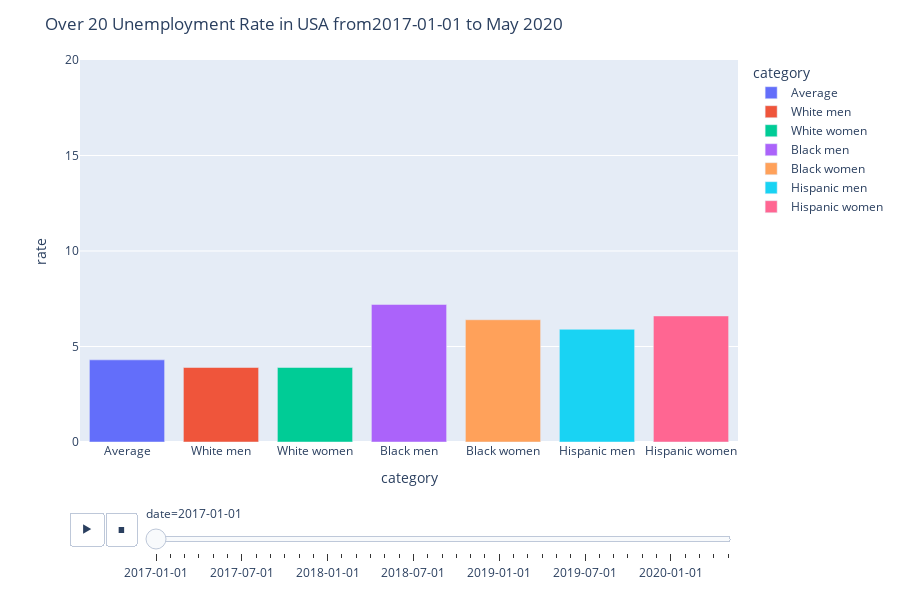

This figure's notebook cell:
### Code cell
fig = px.bar(df, x="category", y="rate", color="category",
   animation_frame="date", animation_group="category", 
   range_y=[0,20])
fig.update_layout(
    height=600,
    title_text='Over 20 Unemployment Rate in USA from'+datefrom+' to May 2020'
)

report.append(dp.Plot(fig))

fig.show()

### Figure 1 — Plotly figure (JSON) as saved in the notebook; plotly's stock layout.template omitted (floating-point values rounded to 4 significant figures)
{"data": [{"alignmentgroup": "True", "hovertemplate": "category=%{x}<br>date=2017-01-01<br>rate=%{y}<extra></extra>", "ids": ["Average"], "legendgroup": "Average", "marker": {"color": "#636efa"}, "name": "Average", "offsetgroup": "Average", "orientation": "v", "showlegend": true, "textposition": "auto", "type": "bar", "x": ["Average"], "xaxis": "x", "y": [4.3], "yaxis": "y"}, {"alignmentgroup": "True", "hovertemplate": "category=%{x}<br>date=2017-01-01<br>rate=%{y}<extra></extra>", "ids": ["White men"], "legendgroup": "White men", "marker": {"color": "#EF553B"}, "name": "White men", "offsetgroup": "White men", "orientation": "v", "showlegend": true, "textposition": "auto", "type": "bar", "x": ["White men"], "xaxis": "x", "y": [3.9], "yaxis": "y"}, {"alignmentgroup": "True", "hovertemplate": "category=%{x}<br>date=2017-01-01<br>rate=%{y}<extra></extra>", "ids": ["White women"], "legendgroup": "White women", "marker": {"color": "#00cc96"}, "name": "White women", "offsetgroup": "White women", "orientation": "v", "showlegend": true, "textposition": "auto", "type": "bar", "x": ["White women"], "xaxis": "x", "y": [3.9], "yaxis": "y"}, {"alignmentgroup": "True", "hovertemplate": "category=%{x}<br>date=2017-01-01<br>rate=%{y}<extra></extra>", "ids": ["Black men"], "legendgroup": "Black men", "marker": {"color": "#ab63fa"}, "name": "Black men", "offsetgroup": "Black men", "orientation": "v", "showlegend": true, "textposition": "auto", "type": "bar", "x": ["Black men"], "xaxis": "x", "y": [7.2], "yaxis": "y"}, {"alignmentgroup": "True", "hovertemplate": "category=%{x}<br>date=2017-01-01<br>rate=%{y}<extra></extra>", "ids": ["Black women"], "legendgroup": "Black women", "marker": {"color": "#FFA15A"}, "name": "Black women", "offsetgroup": "Black women", "orientation": "v", "showlegend": true, "textposition": "auto", "type": "bar", "x": ["Black women"], "xaxis": "x", "y": [6.4], "yaxis": "y"}, {"alignmentgroup": "True", "hovertemplate": "category=%{x}<br>date=2017-01-01<br>rate=%{y}<extra></extra>", "ids": ["Hispanic men"], "legendgroup": "Hispanic men", "marker": {"color": "#19d3f3"}, "name": "Hispanic men", "offsetgroup": "Hispanic men", "orientation": "v", "showlegend": true, "textposition": "auto", "type": "bar", "x": ["Hispanic men"], "xaxis": "x", "y": [5.9], "yaxis": "y"}, {"alignmentgroup": "True", "hovertemplate": "category=%{x}<br>date=2017-01-01<br>rate=%{y}<extra></extra>", "ids": ["Hispanic women"], "legendgroup": "Hispanic women", "marker": {"color": "#FF6692"}, "name": "Hispanic women", "offsetgroup": "Hispanic women", "orientation": "v", "showlegend": true, "textposition": "auto", "type": "bar", "x": ["Hispanic women"], "xaxis": "x", "y": [6.6], "yaxis": "y"}], "layout": {"barmode": "relative", "height": 600, "legend": {"title": {"text": "category"}, "tracegroupgap": 0}, "margin": {"t": 60}, "sliders": [{"active": 0, "currentvalue": {"prefix": "date="}, "len": 0.9, "pad": {"b": 10, "t": 60}, "steps": [{"args": [["2017-01-01"], {"frame": {"duration": 0, "redraw": true}, "fromcurrent": true, "mode": "immediate", "transition": {"duration": 0, "easing": "linear"}}], "label": "2017-01-01", "method": "animate"}, {"args": [["2017-02-01"], {"frame": {"duration": 0, "redraw": true}, "fromcurrent": true, "mode": "immediate", "transition": {"duration": 0, "easing": "linear"}}], "label": "2017-02-01", "method": "animate"}, {"args": [["2017-03-01"], {"frame": {"duration": 0, "redraw": true}, "fromcurrent": true, "mode": "immediate", "transition": {"duration": 0, "easing": "linear"}}], "label": "2017-03-01", "method": "animate"}, {"args": [["2017-04-01"], {"frame": {"duration": 0, "redraw": true}, "fromcurrent": true, "mode": "immediate", "transition": {"duration": 0, "easing": "linear"}}], "label": "2017-04-01", "method": "animate"}, {"args": [["2017-05-01"], {"frame": {"duration": 0, "redraw": true}, "fromcurrent": true, "mode": "immediate", "transition": {"duration": 0, "easing": "linear"}}], "label": "2017-05-01", "method": "animate"}, {"args": [["2017-06-01"], {"frame": {"duration": 0, "redraw": true}, "fromcurrent": true, "mode": "immediate", "transition": {"duration": 0, "easing": "linear"}}], "label": "2017-06-01", "method": "animate"}, {"args": [["2017-07-01"], {"frame": {"duration": 0, "redraw": true}, "fromcurrent": true, "mode": "immediate", "transition": {"duration": 0, "easing": "linear"}}], "label": "2017-07-01", "method": "animate"}, {"args": [["2017-08-01"], {"frame": {"duration": 0, "redraw": true}, "fromcurrent": true, "mode": "immediate", "transition": {"duration": 0, "easing": "linear"}}], "label": "2017-08-01", "method": "animate"}, {"args": [["2017-09-01"], {"frame": {"duration": 0, "redraw": true}, "fromcurrent": true, "mode": "immediate", "transition": {"duration": 0, "easing": "linear"}}], "label": "2017-09-01", "method": "animate"}, {"args": [["2017-10-01"], {"frame": {"duration": 0, "redraw": true}, "fromcurrent": true, "mode": "immediate", "transition": {"duration": 0, "easing": "linear"}}], "label": "2017-10-01", "method": "animate"}, {"args": [["2017-11-01"], {"frame": {"duration": 0, "redraw": true}, "fromcurrent": true, "mode": "immediate", "transition": {"duration": 0, "easing": "linear"}}], "label": "2017-11-01", "method": "animate"}, {"args": [["2017-12-01"], {"frame": {"duration": 0, "redraw": true}, "fromcurrent": true, "mode": "immediate", "transition": {"duration": 0, "easing": "linear"}}], "label": "2017-12-01", "method": "animate"}, {"args": [["2018-01-01"], {"frame": {"duration": 0, "redraw": true}, "fromcurrent": true, "mode": "immediate", "transition": {"duration": 0, "easing": "linear"}}], "label": "2018-01-01", "method": "animate"}, {"args": [["2018-02-01"], {"frame": {"duration": 0, "redraw": true}, "fromcurrent": true, "mode": "immediate", "transition": {"duration": 0, "easing": "linear"}}], "label": "2018-02-01", "method": "animate"}, {"args": [["2018-03-01"], {"frame": {"duration": 0, "redraw": true}, "fromcurrent": true, "mode": "immediate", "transition": {"duration": 0, "easing": "linear"}}], "label": "2018-03-01", "method": "animate"}, {"args": [["2018-04-01"], {"frame": {"duration": 0, "redraw": true}, "fromcurrent": true, "mode": "immediate", "transition": {"duration": 0, "easing": "linear"}}], "label": "2018-04-01", "method": "animate"}, {"args": [["2018-05-01"], {"frame": {"duration": 0, "redraw": true}, "fromcurrent": true, "mode": "immediate", "transition": {"duration": 0, "easing": "linear"}}], "label": "2018-05-01", "method": "animate"}, {"args": [["2018-06-01"], {"frame": {"duration": 0, "redraw": true}, "fromcurrent": true, "mode": "immediate", "transition": {"duration": 0, "easing": "linear"}}], "label": "2018-06-01", "method": "animate"}, {"args": [["2018-07-01"], {"frame": {"duration": 0, "redraw": true}, "fromcurrent": true, "mode": "immediate", "transition": {"duration": 0, "easing": "linear"}}], "label": "2018-07-01", "method": "animate"}, {"args": [["2018-08-01"], {"frame": {"duration": 0, "redraw": true}, "fromcurrent": true, "mode": "immediate", "transition": {"duration": 0, "easing": "linear"}}], "label": "2018-08-01", "method": "animate"}, {"args": [["2018-09-01"], {"frame": {"duration": 0, "redraw": true}, "fromcurrent": true, "mode": "immediate", "transition": {"duration": 0, "easing": "linear"}}], "label": "2018-09-01", "method": "animate"}, {"args": [["2018-10-01"], {"frame": {"duration": 0, "redraw": true}, "fromcurrent": true, "mode": "immediate", "transition": {"duration": 0, "easing": "linear"}}], "label": "2018-10-01", "method": "animate"}, {"args": [["2018-11-01"], {"frame": {"duration": 0, "redraw": true}, "fromcurrent": true, "mode": "immediate", "transition": {"duration": 0, "easing": "linear"}}], "label": "2018-11-01", "method": "animate"}, {"args": [["2018-12-01"], {"frame": {"duration": 0, "redraw": true}, "fromcurrent": true, "mode": "immediate", "transition": {"duration": 0, "easing": "linear"}}], "label": "2018-12-01", "method": "animate"}, {"args": [["2019-01-01"], {"frame": {"duration": 0, "redraw": true}, "fromcurrent": true, "mode": "immediate", "transition": {"duration": 0, "easing": "linear"}}], "label": "2019-01-01", "method": "animate"}, {"args": [["2019-02-01"], {"frame": {"duration": 0, "redraw": true}, "fromcurrent": true, "mode": "immediate", "transition": {"duration": 0, "easing": "linear"}}], "label": "2019-02-01", "method": "animate"}, {"args": [["2019-03-01"], {"frame": {"duration": 0, "redraw": true}, "fromcurrent": true, "mode": "immediate", "transition": {"duration": 0, "easing": "linear"}}], "label": "2019-03-01", "method": "animate"}, {"args": [["2019-04-01"], {"frame": {"duration": 0, "redraw": true}, "fromcurrent": true, "mode": "immediate", "transition": {"duration": 0, "easing": "linear"}}], "label": "2019-04-01", "method": "animate"}, {"args": [["2019-05-01"], {"frame": {"duration": 0, "redraw": true}, "fromcurrent": true, "mode": "immediate", "transition": {"duration": 0, "easing": "linear"}}], "label": "2019-05-01", "method": "animate"}, {"args": [["2019-06-01"], {"frame": {"duration": 0, "redraw": true}, "fromcurrent": true, "mode": "immediate", "transition": {"duration": 0, "easing": "linear"}}], "label": "2019-06-01", "method": "animate"}, {"args": [["2019-07-01"], {"frame": {"duration": 0, "redraw": true}, "fromcurrent": true, "mode": "immediate", "transition": {"duration": 0, "easing": "linear"}}], "label": "2019-07-01", "method": "animate"}, {"args": [["2019-08-01"], {"frame": {"duration": 0, "redraw": true}, "fromcurrent": true, "mode": "immediate", "transition": {"duration": 0, "easing": "linear"}}], "label": "2019-08-01", "method": "animate"}, {"args": [["2019-09-01"], {"frame": {"duration": 0, "redraw": true}, "fromcurrent": true, "mode": "immediate", "transition": {"duration": 0, "easing": "linear"}}], "label": "2019-09-01", "method": "animate"}, {"args": [["2019-10-01"], {"frame": {"duration": 0, "redraw": true}, "fromcurrent": true, "mode": "immediate", "transition": {"duration": 0, "easing": "linear"}}], "label": "2019-10-01", "method": "animate"}, {"args": [["2019-11-01"], {"frame": {"duration": 0, "redraw": true}, "fromcurrent": true, "mode": "immediate", "transition": {"duration": 0, "easing": "linear"}}], "label": "2019-11-01", "method": "animate"}, {"args": [["2019-12-01"], {"frame": {"duration": 0, "redraw": true}, "fromcurrent": true, "mode": "immediate", "transition": {"duration": 0, "easing": "linear"}}], "label": "2019-12-01", "method": "animate"}, {"args": [["2020-01-01"], {"frame": {"duration": 0, "redraw": true}, "fromcurrent": true, "mode": "immediate", "transition": {"duration": 0, "easing": "linear"}}], "label": "2020-01-01", "method": "animate"}, {"args": [["2020-02-01"], {"frame": {"duration": 0, "redraw": true}, "fromcurrent": true, "mode": "immediate", "transition": {"duration": 0, "easing": "linear"}}], "label": "2020-02-01", "method": "animate"}, {"args": [["2020-03-01"], {"frame": {"duration": 0, "redraw": true}, "fromcurrent": true, "mode": "immediate", "transition": {"duration": 0, "easing": "linear"}}], "label": "2020-03-01", "method": "animate"}, {"args": [["2020-04-01"], {"frame": {"duration": 0, "redraw": true}, "fromcurrent": true, "mode": "immediate", "transition": {"duration": 0, "easing": "linear"}}], "label": "2020-04-01", "method": "animate"}, {"args": [["2020-05-01"], {"frame": {"duration": 0, "redraw": true}, "fromcurrent": true, "mode": "immediate", "transition": {"duration": 0, "easing": "linear"}}], "label": "2020-05-01", "method": "animate"}], "x": 0.1, "xanchor": "left", "y": 0, "yanchor": "top"}], "title": {"text": "Over 20 Unemployment Rate in USA from2017-01-01 to May 2020"}, "updatemenus": [{"buttons": [{"args": [null, {"frame": {"duration": 500, "redraw": true}, "fromcurrent": true, "mode": "immediate", "transition": {"duration": 500, "easing": "linear"}}], "label": "&#9654;", "method": "animate"}, {"args": [[null], {"frame": {"duration": 0, "redraw": true}, "fromcurrent": true, "mode": "immediate", "transition": {"duration": 0, "easing": "linear"}}], "label": "&#9724;", "method": "animate"}], "direction": "left", "pad": {"r": 10, "t": 70}, "showactive": false, "type": "buttons", "x": 0.1, "xanchor": "right", "y": 0, "yanchor": "top"}], "xaxis": {"anchor": "y", "categoryarray": ["Average", "White men", "White women", "Black men", "Black women", "Hispanic men", "Hispanic women"], "categoryorder": "array", "domain": [0, 1], "title": {"text": "category"}}, "yaxis": {"anchor": "x", "domain": [0, 1], "range": [0, 20], "title": {"text": "rate"}}}}
